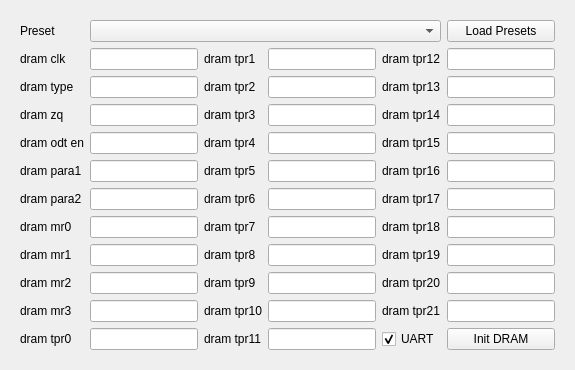
<widget class="QWidget" name="dram_tab">
 <attribute name="title">
  <string>DRAM</string>
 </attribute>
 <layout class="QVBoxLayout" name="dramTabLayout">
  <item>
   <widget class="QWidget" name="dram_container">
    <layout class="QGridLayout" name="gridLayout_3">
     <item row="1" column="5">
      <widget class="QLabel" name="dram_dram_tpr12_label">
       <property name="text">
        <string>dram tpr12</string>
       </property>
      </widget>
     </item>
     <item row="4" column="3">
      <widget class="QLabel" name="dram_dram_tpr4_label">
       <property name="text">
        <string>dram tpr4</string>
       </property>
      </widget>
     </item>
     <item row="9" column="5">
      <widget class="QLabel" name="dram_dram_tpr20_label">
       <property name="text">
        <string>dram tpr20</string>
       </property>
      </widget>
     </item>
     <item row="7" column="3">
      <widget class="QLabel" name="dram_dram_tpr7_label">
       <property name="text">
        <string>dram tpr7</string>
       </property>
      </widget>
     </item>
     <item row="3" column="5">
      <widget class="QLabel" name="dram_dram_tpr14_label">
       <property name="text">
        <string>dram tpr14</string>
       </property>
      </widget>
     </item>
     <item row="1" column="3">
      <widget class="QLabel" name="dram_dram_tpr1_label">
       <property name="text">
        <string>dram tpr1</string>
       </property>
      </widget>
     </item>
     <item row="6" column="6">
      <widget class="QLineEdit" name="dram_dram_tpr17_lineEdit"/>
     </item>
     <item row="7" column="0">
      <widget class="QLabel" name="dram_dram_mr0_label">
       <property name="text">
        <string>dram mr0</string>
       </property>
      </widget>
     </item>
     <item row="0" column="6">
      <widget class="QPushButton" name="dram_load_preset_pushButton">
       <property name="text">
        <string>Load Presets</string>
       </property>
      </widget>
     </item>
     <item row="8" column="0">
      <widget class="QLabel" name="dram_dram_mr1_label">
       <property name="text">
        <string>dram mr1</string>
       </property>
      </widget>
     </item>
     <item row="1" column="6">
      <widget class="QLineEdit" name="dram_dram_tpr12_lineEdit"/>
     </item>
     <item row="9" column="4">
      <widget class="QLineEdit" name="dram_dram_tpr9_lineEdit"/>
     </item>
     <item row="4" column="0">
      <widget class="QLabel" name="dram_dram_odt_en_label">
       <property name="text">
        <string>dram odt en</string>
       </property>
      </widget>
     </item>
     <item row="2" column="3">
      <widget class="QLabel" name="dram_dram_tpr2_label">
       <property name="text">
        <string>dram tpr2</string>
       </property>
      </widget>
     </item>
     <item row="11" column="3">
      <widget class="QLabel" name="dram_dram_tpr11_label">
       <property name="text">
        <string>dram tpr11</string>
       </property>
      </widget>
     </item>
     <item row="6" column="3">
      <widget class="QLabel" name="dram_dram_tpr6_label">
       <property name="text">
        <string>dram tpr6</string>
       </property>
      </widget>
     </item>
     <item row="10" column="6">
      <widget class="QLineEdit" name="dram_dram_tpr21_lineEdit"/>
     </item>
     <item row="8" column="4">
      <widget class="QLineEdit" name="dram_dram_tpr8_lineEdit"/>
     </item>
     <item row="5" column="3">
      <widget class="QLabel" name="dram_dram_tpr5_label">
       <property name="text">
        <string>dram tpr5</string>
       </property>
      </widget>
     </item>
     <item row="2" column="4">
      <widget class="QLineEdit" name="dram_dram_tpr2_lineEdit"/>
     </item>
     <item row="11" column="0">
      <widget class="QLabel" name="dram_dram_tpr0_label">
       <property name="text">
        <string>dram tpr0</string>
       </property>
      </widget>
     </item>
     <item row="7" column="2">
      <widget class="QLineEdit" name="dram_dram_mr0_lineEdit"/>
     </item>
     <item row="5" column="4">
      <widget class="QLineEdit" name="dram_dram_tpr5_lineEdit"/>
     </item>
     <item row="9" column="3">
      <widget class="QLabel" name="dram_dram_tpr9_label">
       <property name="text">
        <string>dram tpr9</string>
       </property>
      </widget>
     </item>
     <item row="4" column="5">
      <widget class="QLabel" name="dram_dram_tpr15_label">
       <property name="text">
        <string>dram tpr15</string>
       </property>
      </widget>
     </item>
     <item row="10" column="2">
      <widget class="QLineEdit" name="dram_dram_mr3_lineEdit"/>
     </item>
     <item row="5" column="0">
      <widget class="QLabel" name="dram_dram_para1_label">
       <property name="text">
        <string>dram para1</string>
       </property>
      </widget>
     </item>
     <item row="2" column="6">
      <widget class="QLineEdit" name="dram_dram_tpr13_lineEdit"/>
     </item>
     <item row="9" column="2">
      <widget class="QLineEdit" name="dram_dram_mr2_lineEdit"/>
     </item>
     <item row="10" column="0">
      <widget class="QLabel" name="dram_dram_mr3_label">
       <property name="text">
        <string>dram mr3</string>
       </property>
      </widget>
     </item>
     <item row="6" column="5">
      <widget class="QLabel" name="dram_dram_tpr17_label">
       <property name="text">
        <string>dram tpr17</string>
       </property>
      </widget>
     </item>
     <item row="2" column="5">
      <widget class="QLabel" name="dram_dram_tpr13_label">
       <property name="text">
        <string>dram tpr13</string>
       </property>
      </widget>
     </item>
     <item row="8" column="2">
      <widget class="QLineEdit" name="dram_dram_mr1_lineEdit"/>
     </item>
     <item row="2" column="0">
      <widget class="QLabel" name="dram_dram_type_label">
       <property name="text">
        <string>dram type</string>
       </property>
      </widget>
     </item>
     <item row="1" column="4">
      <widget class="QLineEdit" name="dram_dram_tpr1_lineEdit"/>
     </item>
     <item row="3" column="4">
      <widget class="QLineEdit" name="dram_dram_tpr3_lineEdit"/>
     </item>
     <item row="0" column="2" colspan="4">
      <widget class="QComboBox" name="dram_load_preset_comboBox"/>
     </item>
     <item row="5" column="2">
      <widget class="QLineEdit" name="dram_dram_para1_lineEdit"/>
     </item>
     <item row="4" column="6">
      <widget class="QLineEdit" name="dram_dram_tpr15_lineEdit"/>
     </item>
     <item row="11" column="4">
      <widget class="QLineEdit" name="dram_dram_tpr11_lineEdit"/>
     </item>
     <item row="9" column="0">
      <widget class="QLabel" name="dram_dram_mr2_label">
       <property name="text">
        <string>dram mr2</string>
       </property>
      </widget>
     </item>
     <item row="11" column="5">
      <widget class="QCheckBox" name="dram_init_dram_uart_checkbox">
       <property name="text">
        <string>UART</string>
       </property>
       <property name="checked">
        <bool>true</bool>
       </property>
      </widget>
     </item>
     <item row="2" column="2">
      <widget class="QLineEdit" name="dram_dram_type_lineEdit"/>
     </item>
     <item row="6" column="0">
      <widget class="QLabel" name="dram_dram_para2_label">
       <property name="text">
        <string>dram para2</string>
       </property>
      </widget>
     </item>
     <item row="7" column="6">
      <widget class="QLineEdit" name="dram_dram_tpr18_lineEdit"/>
     </item>
     <item row="7" column="5">
      <widget class="QLabel" name="dram_dram_tpr18_label">
       <property name="text">
        <string>dram tpr18</string>
       </property>
      </widget>
     </item>
     <item row="0" column="0">
      <widget class="QLabel" name="dram_load_preset_label">
       <property name="text">
        <string>Preset</string>
       </property>
      </widget>
     </item>
     <item row="6" column="2">
      <widget class="QLineEdit" name="dram_dram_para2_lineEdit"/>
     </item>
     <item row="11" column="6">
      <widget class="QPushButton" name="dram_init_dram_btn">
       <property name="text">
        <string>Init DRAM</string>
       </property>
      </widget>
     </item>
     <item row="3" column="3">
      <widget class="QLabel" name="dram_dram_tpr3_label">
       <property name="text">
        <string>dram tpr3</string>
       </property>
      </widget>
     </item>
     <item row="4" column="4">
      <widget class="QLineEdit" name="dram_dram_tpr4_lineEdit"/>
     </item>
     <item row="5" column="5">
      <widget class="QLabel" name="dram_dram_tpr16_label">
       <property name="text">
        <string>dram tpr16</string>
       </property>
      </widget>
     </item>
     <item row="8" column="6">
      <widget class="QLineEdit" name="dram_dram_tpr19_lineEdit"/>
     </item>
     <item row="10" column="4">
      <widget class="QLineEdit" name="dram_dram_tpr10_lineEdit"/>
     </item>
     <item row="5" column="6">
      <widget class="QLineEdit" name="dram_dram_tpr16_lineEdit"/>
     </item>
     <item row="3" column="2">
      <widget class="QLineEdit" name="dram_dram_zq_lineEdit"/>
     </item>
     <item row="4" column="2">
      <widget class="QLineEdit" name="dram_dram_odt_en_lineEdit"/>
     </item>
     <item row="8" column="5">
      <widget class="QLabel" name="dram_dram_tpr19_label">
       <property name="text">
        <string>dram tpr19</string>
       </property>
      </widget>
     </item>
     <item row="6" column="4">
      <widget class="QLineEdit" name="dram_dram_tpr6_lineEdit"/>
     </item>
     <item row="11" column="2">
      <widget class="QLineEdit" name="dram_dram_tpr0_lineEdit"/>
     </item>
     <item row="3" column="0">
      <widget class="QLabel" name="dram_dram_zq_label">
       <property name="text">
        <string>dram zq</string>
       </property>
      </widget>
     </item>
     <item row="3" column="6">
      <widget class="QLineEdit" name="dram_dram_tpr14_lineEdit"/>
     </item>
     <item row="1" column="2">
      <widget class="QLineEdit" name="dram_dram_clk_lineEdit"/>
     </item>
     <item row="8" column="3">
      <widget class="QLabel" name="dram_dram_tpr8_label">
       <property name="text">
        <string>dram tpr8</string>
       </property>
      </widget>
     </item>
     <item row="1" column="0">
      <widget class="QLabel" name="dram_label_dram_clk">
       <property name="text">
        <string>dram clk</string>
       </property>
      </widget>
     </item>
     <item row="9" column="6">
      <widget class="QLineEdit" name="dram_dram_tpr20_lineEdit"/>
     </item>
     <item row="10" column="3">
      <widget class="QLabel" name="dram_dram_tpr10_label">
       <property name="text">
        <string>dram tpr10</string>
       </property>
      </widget>
     </item>
     <item row="7" column="4">
      <widget class="QLineEdit" name="dram_dram_tpr7_lineEdit"/>
     </item>
     <item row="10" column="5">
      <widget class="QLabel" name="dram_dram_tpr21_label">
       <property name="text">
        <string>dram tpr21</string>
       </property>
      </widget>
     </item>
    </layout>
   </widget>
  </item>
 </layout>
</widget>
